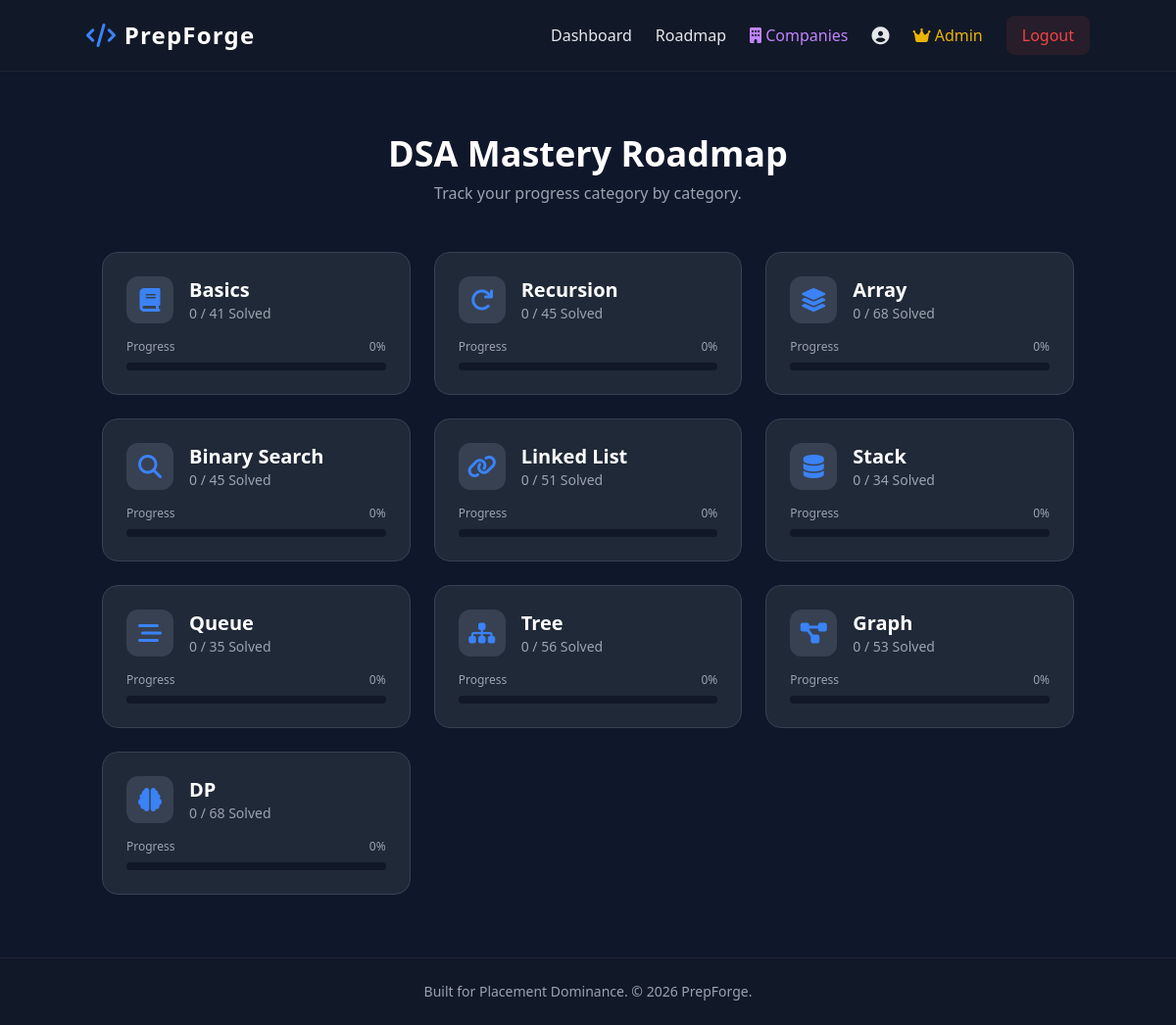
/DSA_Roadmap (signed in), run on the app's committed database.
### tables this page shows
CREATE TABLE topics (
                    id INTEGER PRIMARY KEY AUTOINCREMENT,
                    name TEXT UNIQUE NOT NULL,
                    icon TEXT NOT NULL
                 );

### app.py (the view)
@app.route('/DSA_Roadmap')
@login_required
def roadmap():
    conn = get_db()
    user_id = session['user_id']
    topics_data = conn.execute('''
        SELECT t.id, t.name, t.icon,
               COUNT(p.id) as total_problems,
               COUNT(up.problem_id) as solved_problems
        FROM topics t
        LEFT JOIN problems p ON t.id = p.topic_id
        LEFT JOIN user_progress up ON p.id = up.problem_id AND up.user_id = ?
        GROUP BY t.id
    ''', (user_id,)).fetchall()
    conn.close()
    return render_template('roadmap.html', topics=topics_data)

### app.py (called while the page is built)
def get_db():
    conn = sqlite3.connect('database.db')
    conn.row_factory = sqlite3.Row
    return conn

def login_required(f):
    @wraps(f)
    def decorated_function(*args, **kwargs):
        if 'user_id' not in session:
            flash("Please log in to access this page.", "warning")
            return redirect(url_for('login'))
        return f(*args, **kwargs)
    return decorated_function

### templates/roadmap.html (shortened to what this page needs)
{% extends 'base.html' %}
{% block content %}
<h1 class="text-4xl font-bold text-center text-white mb-2 mt-8">DSA Mastery Roadmap</h1>
<p class="text-center text-gray-400 mb-12">Track your progress category by category.</p>
<div class="grid grid-cols-1 md:grid-cols-2 lg:grid-cols-3 gap-6 max-w-7xl mx-auto">
    {% for topic in topics %}
        {% set pct = (topic.solved_problems / topic.total_problems * 100)|int if topic.total_problems > 0 else 0 %}
        <a href="/topic/{{ topic.id }}" class="block bg-gray-800 border border-gray-700 rounded-2xl p-6 hover:-translate-y-1 hover:border-brand transition duration-300 relative overflow-hidden">
            <div class="flex items-center gap-4 mb-4">
                <div class="w-12 h-12 rounded-xl bg-gray-700 flex items-center justify-center text-2xl text-brand">
                    <i class="{{ topic.icon }}"></i>
                </div>
                <div>
                    <h2 class="text-xl font-bold text-white">{{ topic.name }}</h2>
                    <p class="text-sm text-gray-400">{{ topic.solved_problems }} / {{ topic.total_problems }} Solved</p>
                </div>
            </div>
            <div class="flex justify-between text-xs text-gray-400 mb-2">
                <span>Progress</span>
                <span>{{ pct }}%</span>
            </div>
            <div class="w-full bg-gray-900 rounded-full h-2">
            </div>
        </a>
    {% endfor %}
</div>
{% endblock %}

### data on the page
topics: name "Basics", solved_problems "0", total_problems "41", pct "0"
topics: name "Recursion", solved_problems "0", total_problems "45", pct "0"
topics: name "Array", solved_problems "0", total_problems "68", pct "0"
topics: name "Binary Search", solved_problems "0", total_problems "45", pct "0"
topics: name "Linked List", solved_problems "0", total_problems "51", pct "0"
topics: name "Stack", solved_problems "0", total_problems "34", pct "0"
topics: name "Queue", solved_problems "0", total_problems "35", pct "0"
topics: name "Tree", solved_problems "0", total_problems "56", pct "0"
topics: name "Graph", solved_problems "0", total_problems "53", pct "0"
topics: name "DP", solved_problems "0", total_problems "68", pct "0"
